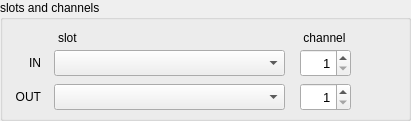
  <widget class="QGroupBox" name="groupBox">
   <property name="geometry">
    <rect>
     <x>10</x>
     <y>50</y>
     <width>411</width>
     <height>121</height>
    </rect>
   </property>
   <property name="toolTip">
    <string>Route MIDI channel messages</string>
   </property>
   <property name="title">
    <string>slots and channels</string>
   </property>
   <property name="flat">
    <bool>false</bool>
   </property>
   <widget class="QLabel" name="labelSlotOut">
    <property name="geometry">
     <rect>
      <x>5</x>
      <y>89</y>
      <width>36</width>
      <height>16</height>
     </rect>
    </property>
    <property name="text">
     <string>OUT</string>
    </property>
    <property name="alignment">
     <set>Qt::AlignRight|Qt::AlignTrailing|Qt::AlignVCenter</set>
    </property>
   </widget>
   <widget class="QSpinBox" name="sbMidiOutChannel">
    <property name="enabled">
     <bool>true</bool>
    </property>
    <property name="geometry">
     <rect>
      <x>300</x>
      <y>83</y>
      <width>51</width>
      <height>28</height>
     </rect>
    </property>
    <property name="font">
     <font>
      <pointsize>10</pointsize>
      <italic>false</italic>
      <bold>false</bold>
      <underline>false</underline>
      <strikeout>false</strikeout>
      <stylestrategy>PreferAntialias</stylestrategy>
      <kerning>true</kerning>
     </font>
    </property>
    <property name="toolTip">
     <string>MIDI channel for element output</string>
    </property>
    <property name="alignment">
     <set>Qt::AlignRight|Qt::AlignTrailing|Qt::AlignVCenter</set>
    </property>
    <property name="minimum">
     <number>1</number>
    </property>
    <property name="maximum">
     <number>16</number>
    </property>
   </widget>
   <widget class="QComboBox" name="cbPortOut">
    <property name="geometry">
     <rect>
      <x>54</x>
      <y>84</y>
      <width>231</width>
      <height>26</height>
     </rect>
    </property>
    <property name="toolTip">
     <string>Interface for element output</string>
    </property>
   </widget>
   <widget class="QLabel" name="labelSlotIn">
    <property name="geometry">
     <rect>
      <x>5</x>
      <y>55</y>
      <width>36</width>
      <height>16</height>
     </rect>
    </property>
    <property name="text">
     <string>IN</string>
    </property>
    <property name="alignment">
     <set>Qt::AlignRight|Qt::AlignTrailing|Qt::AlignVCenter</set>
    </property>
   </widget>
   <widget class="QSpinBox" name="sbMidiInChannel">
    <property name="enabled">
     <bool>true</bool>
    </property>
    <property name="geometry">
     <rect>
      <x>300</x>
      <y>49</y>
      <width>51</width>
      <height>28</height>
     </rect>
    </property>
    <property name="font">
     <font>
      <pointsize>10</pointsize>
      <italic>false</italic>
      <bold>false</bold>
      <underline>false</underline>
      <strikeout>false</strikeout>
      <stylestrategy>PreferAntialias</stylestrategy>
      <kerning>true</kerning>
     </font>
    </property>
    <property name="toolTip">
     <string>MIDI channel for element input</string>
    </property>
    <property name="alignment">
     <set>Qt::AlignRight|Qt::AlignTrailing|Qt::AlignVCenter</set>
    </property>
    <property name="minimum">
     <number>1</number>
    </property>
    <property name="maximum">
     <number>16</number>
    </property>
    <property name="value">
     <number>1</number>
    </property>
   </widget>
   <widget class="QComboBox" name="cbPortIn">
    <property name="geometry">
     <rect>
      <x>54</x>
      <y>50</y>
      <width>231</width>
      <height>26</height>
     </rect>
    </property>
    <property name="toolTip">
     <string>Interface for element input</string>
    </property>
    <property name="layoutDirection">
     <enum>Qt::LeftToRight</enum>
    </property>
   </widget>
   <widget class="QLabel" name="labelChannel">
    <property name="geometry">
     <rect>
      <x>294</x>
      <y>30</y>
      <width>61</width>
      <height>16</height>
     </rect>
    </property>
    <property name="font">
     <font>
      <pointsize>9</pointsize>
      <italic>false</italic>
      <bold>false</bold>
      <underline>false</underline>
      <strikeout>false</strikeout>
      <stylestrategy>PreferAntialias</stylestrategy>
      <kerning>true</kerning>
     </font>
    </property>
    <property name="text">
     <string>channel</string>
    </property>
    <property name="alignment">
     <set>Qt::AlignCenter</set>
    </property>
   </widget>
   <widget class="QLabel" name="labelSlot">
    <property name="geometry">
     <rect>
      <x>58</x>
      <y>30</y>
      <width>50</width>
      <height>16</height>
     </rect>
    </property>
    <property name="font">
     <font>
      <pointsize>9</pointsize>
      <italic>false</italic>
      <bold>false</bold>
      <underline>false</underline>
      <strikeout>false</strikeout>
      <stylestrategy>PreferAntialias</stylestrategy>
      <kerning>true</kerning>
     </font>
    </property>
    <property name="text">
     <string>slot</string>
    </property>
   </widget>
   <widget class="QWidget" name="verticalLayoutWidget">
    <property name="geometry">
     <rect>
      <x>370</x>
      <y>55</y>
      <width>15</width>
      <height>15</height>
     </rect>
    </property>
    <layout class="QVBoxLayout" name="layoutInLed"/>
   </widget>
   <widget class="QWidget" name="verticalLayoutWidget_2">
    <property name="geometry">
     <rect>
      <x>370</x>
      <y>89</y>
      <width>15</width>
      <height>15</height>
     </rect>
    </property>
    <layout class="QVBoxLayout" name="layoutOutLed"/>
   </widget>
  </widget>
